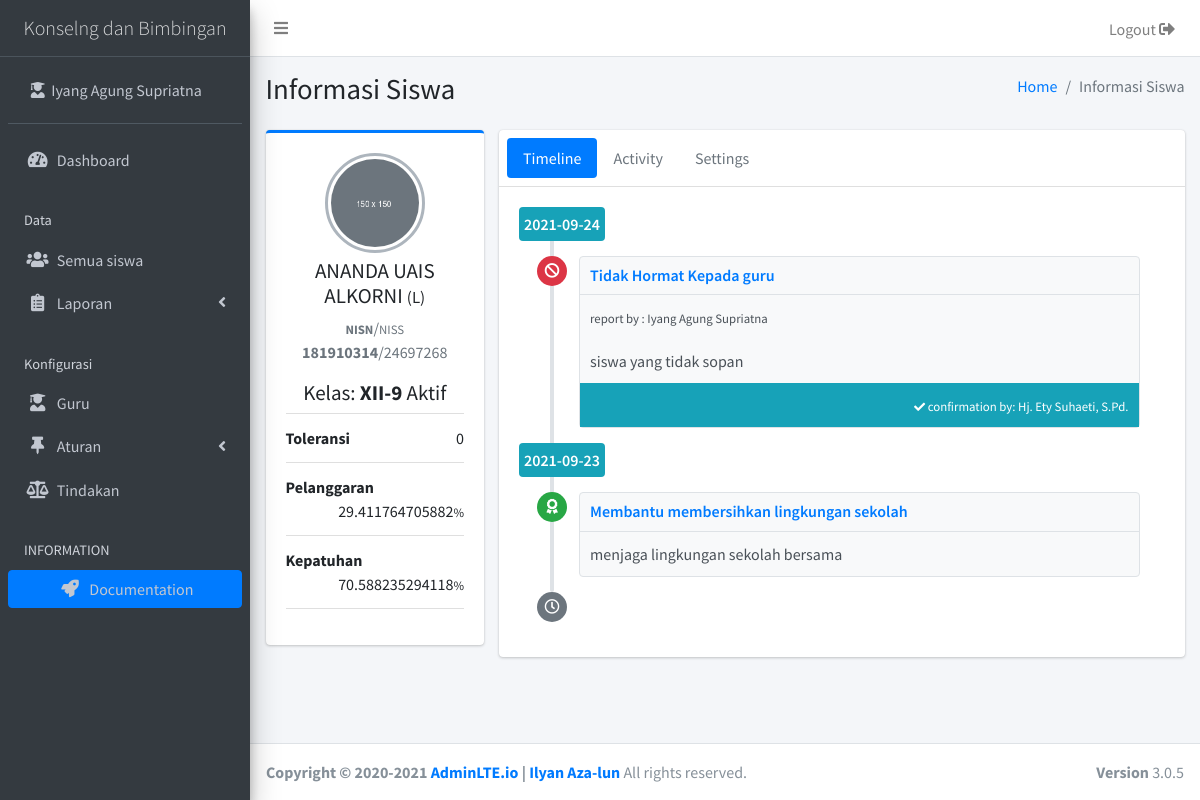
The page /students/info/24697268/ (signed in) on the database its author committed.
### tables this page shows
CREATE TABLE `tbl_configuration` (
  `variable` varchar(255) NOT NULL,
  `value` text NOT NULL
);

CREATE TABLE `tbl_student` (
  `NISS` bigint(20) DEFAULT NULL,
  `NISN` bigint(20) DEFAULT NULL,
  `fullname` varchar(40) DEFAULT NULL,
  `gender` varchar(1) DEFAULT NULL,
  `class` varchar(6) DEFAULT NULL,
  `photo` varchar(255) DEFAULT NULL,
  `status` tinyint(1) NOT NULL DEFAULT 1,
  `counseling` tinyint(1) NOT NULL DEFAULT 0
);

CREATE TABLE `tbl_reporting` (
  `id` varchar(255) NOT NULL,
  `id_behavior` varchar(255) NOT NULL,
  `type` varchar(255) NOT NULL,
  `NISS` varchar(255) NOT NULL,
  `id_reporter` varchar(255) NOT NULL,
  `id_confirmation` varchar(255) NOT NULL,
  `message` text NOT NULL,
  `date` date NOT NULL
);

CREATE TABLE `tbl_criteria` (
  `id` varchar(255) NOT NULL,
  `name` varchar(255) NOT NULL,
  `type` varchar(255) NOT NULL,
  `weight` float NOT NULL
);

CREATE TABLE `tbl_teacher` (
  `NIP` int(11) NOT NULL,
  `homeroom_teacher` varchar(29) DEFAULT NULL,
  `class` varchar(32) DEFAULT NULL,
  `password` varchar(255) DEFAULT NULL
);

### _app/core/Controller.php (called while the page is built, shortened)
<?php
class Controller
{
	public function View($view, $data = []){
		require_once '_app/views/'.$view.'.php';
	}
	public function Model($model){
		return new $model;
	}
}

### _app/core/App.php (called while the page is built, shortened)
<?php
class App
{
	protected $method = 'index';
	protected $params = [];
	function __construct(){
		$url = $this->parseURL();
		if (isset($url[0])) {
			if (file_exists('_app/controllers/'.ucwords($url[0]).'.php')) {
				unset($url[0]);
			}
		}
		$this->controller = new $this->controller;
		if (isset($url[1])) {
			if (method_exists($this->controller, $url[1])) {
				$this->method = $url[1];
				unset($url[1]);
			}
		}
		if (!empty($url)) {
			$this->params = array_values($url);
		}
		call_user_func_array([$this->controller, $this->method], $this->params);
	}
	public function parseURL(){
		if(isset($_GET['url'])){
			$url = rtrim($_GET['url'],'/');
			$url = filter_var($url, FILTER_SANITIZE_URL);
			$url = explode('/', $url);
			return $url;
		}
	}
}

### index.php (called while the page is built, shortened)
<?php
	require_once '_app/init.php';
	new App;

### _app/init.php (called while the page is built, shortened)
<?php
	spl_autoload_register(function($class){
		$class = explode('\\', $class);
		$class = end($class);
	});

### _app/core/Database.php (called while the page is built, shortened)
<?php
class Database{
	private $host = DB_HOST;
	private $user = DB_USER;
	private $pass = DB_PASS;
	private $name = DB_NAME;
	private $dbh;
	private $stmt;
	public function __construct(){
		$dsn     = 'mysql:host='.$this->host.';dbname='.$this->name;
		$options = [
			PDO::ATTR_PERSISTENT =>true,
			PDO::ATTR_ERRMODE => PDO::ERRMODE_EXCEPTION
		];
		try {
			$this->dbh = new PDO($dsn, $this->user, $this->pass, $options);
		} catch (PDOException $e) {
			die($e->getMessage());
		}
	}
	public function query($query){
		$this->stmt = $this->dbh->prepare($query);
	}
	public function bind($param, $value, $type = null){
		if (is_null($type)) {
			switch (true) {
				default:
					$type = PDO::PARAM_STR;
					break;
			}
		}
		$this->stmt->bindValue($param, $value, $type);
	}
	public function execute(){
		$this->stmt->execute();
	}
	public function resultSet(){
		return $this->stmt->fetchAll(PDO::FETCH_ASSOC);
	}
}

### _app/models/M_home.php (called while the page is built, shortened)
<?php
class M_home{
	private $db;
	function __construct(){
		$this->db = new Database;
	}
	public function load_configuration(){
		$this->db->query('SELECT * FROM tbl_configuration');
		$this->db->execute();
		return $this->db->resultSet();
	}
}

### _app/models/M_students.php (called while the page is built, shortened)
<?php
class M_students
{
	private $db;
	function __construct(){
		$this->db = new Database;
	}
	public function select_studentBy_NISN($NISS)
	{
		$sql = 'SELECT
					`NISN`,
					`NISS`,
					`fullname`,
					`gender`,
					`class`,
					`photo`,
					`status`,
					`counseling`
				FROM `tbl_student`
				WHERE `NISS` = :NISS ';
		$sql .= ( $_SESSION['user']['class'] !== "staff") ? 'AND `class` =\''.$_SESSION['user']['class'].'\';' : ';';
		$this->db->query($sql);
		$this->db->bind('NISS',$NISS);
		$this->db->execute();
		return $this->db->single();
	}
}

### _app/models/M_report.php (called while the page is built, shortened)
<?php
class M_report
{
	private $db;
	function __construct(){
		$this->db = new Database;
	}
	public function select_reportBy_NISS($NISS)
	{
		$this->db->query('
			SELECT
				  `report`.`id`
			    , `report`.`id_behavior`
			    , `criteria`.`name`
			    , `report`.`type`
			    , `report`.`NISS`
			    , `report`.`message`
			    , `student`.`fullname`
			    , `student`.`class`
			    , `teacher_reporter`.`homeroom_teacher` AS `reporter`
			    , `teacher_confirmation`.`homeroom_teacher` AS `confirmation`
			    , `report`.`date`
			FROM tbl_reporting `report`
			JOIN tbl_criteria `criteria` ON `report`.id_behavior = `criteria`.id
			JOIN tbl_student `student` ON `report`.NISS = `student`.NISS
			JOIN tbl_teacher `teacher_reporter` ON `report`.id_reporter = `teacher_reporter`.NIP
			JOIN tbl_teacher `teacher_confirmation` ON `report`.id_confirmation = `teacher_confirmation`.NIP
			WHERE `report`.NISS = :NISS');
		$this->db->bind('NISS', $NISS);
		$this->db->execute();
		return $this->db->resultSet();
	}
	public function select_report_date($NISS)
	{
		$this->db->query('
			SELECT `id`, `date` FROM tbl_reporting WHERE NISS = :NISS GROUP BY date DESC');
		$this->db->bind('NISS', $NISS);
		$this->db->execute();
		return $this->db->resultSet();
	}
	public function select_typeCriteriaAnd_value($NISS)
	{
		$this->db->query("
			SELECT
		 	(SELECT COUNT(tbl_reporting.type) FROM tbl_reporting WHERE tbl_reporting.type = 'tolerance' AND tbl_reporting.NISS = :NISS) as total_tolerance
			,(SELECT SUM(tbl_criteria.weight) FROM tbl_reporting
			    JOIN tbl_criteria ON tbl_reporting.id_behavior = tbl_criteria.id
			 WHERE tbl_reporting.type = 'violation' AND tbl_reporting.NISS = :NISS) as total_violation
			,(SELECT SUM(tbl_criteria.weight) FROM tbl_reporting
			    JOIN tbl_criteria ON tbl_reporting.id_behavior = tbl_criteria.id
			  WHERE tbl_reporting.type = 'dutiful' AND tbl_reporting.NISS = :NISS) as total_dutiful
			FROM `tbl_reporting` WHERE tbl_reporting.NISS = :NISS GROUP BY tbl_reporting.NISS;");
		$this->db->bind('NISS', $NISS);
		$this->db->execute();
		return $this->db->single();
	}
}

### _app/views/student/info.php (the view, shortened to what this page needs)
<?php
function countPersentase($type, $data){
  $result = (!empty($data)) ? ((int)$data[$type]*100)/((int)$data['total_violation']+(int)$data['total_dutiful']) : 'Null' ;
  return $result;
}
?>
<section class="content">
  <div class="container-fluid">
    <div class="row">
      <div class="col-3 col-lg-3 col-sm-5">
        <div class="card card-primary card-outline">
          <div class="card-body box-profile">
            <div class="text-center">
              <img class="profile-user-img img-fluid img-circle"
              src="<?=($data['student']['photo']!='')?BASEURL.'/'.$data['student']['photo']:BASEURL.'/_assets/dist/img/default-150x150.png'?>"
              style="width: 100px; height: 100px" alt="User profile picture">
            </div>
            <h3 class="profile-username text-center"><?=$data['student']['fullname']?> <small>(<?=$data['student']['gender']?>)</small></h3>
            <p class="text-muted text-center"><small><b>NISN</b></small>/<small>NISS</small> <b><?=$data['student']['NISN']?></b>/<?=$data['student']['NISS']?></p>
            <h4 class="profile-username text-center">Kelas: <b><?=$data['student']['class']?></b><?=($data['student']['status']==="1")?' Aktif':' Pindah'?></h4>
            <ul class="list-group list-group-unbordered mb-3">
              <li class="list-group-item">
                <b>Toleransi</b> <a class="float-right"><?=($data['type'])?$data['type']['total_tolerance']:'Null'?></a>
              </li>
              <li class="list-group-item">
                <b>Pelanggaran</b> <a class="float-right"><?=@countPersentase('total_violation', @$data['type'])?><small>%</small></a>
              </li>
              <li class="list-group-item">
                <b>Kepatuhan</b> <a class="float-right"><?=@countPersentase('total_dutiful', @$data['type'])?><small>%</small></a>
              </li>
            </ul>
          </div>
        </div>
      </div>
      <div class="col-9 col-lg-9 col-sm-7">
        <div class="card">
          <div class="card-header p-2">
            <ul class="nav nav-pills">
              <li class="nav-item"><a class="nav-link active" href="#timeline" data-toggle="tab">Timeline</a></li>
              <li class="nav-item"><a class="nav-link" href="#activity" data-toggle="tab">Activity</a></li>
              <li class="nav-item"><a class="nav-link" href="#settings" data-toggle="tab">Settings</a></li>
            </ul>
          </div>
          <div class="card-body">
            <div class="tab-content">
              <div class="active tab-pane" id="timeline">
                <div class="timeline timeline-inverse">
                  <?php if (!empty($data['report'])): ?>
                  <?php foreach ($data['date'] as $keys => $values): ?>
                    <div class="time-label">
                      <span class="bg-info">
                        <?=$values['date']?>
                      </span>
                    </div>
                    <?php foreach ($data['report'] as $key => $value): ?>
                      <?php if ($values['date']==$value['date']): ?>
                     <div>
                      <i class="fas fa-<?=($value['type']=='tolerance')?'exclamation-triangle':(($value['type']=='violation')?'ban':'award')?> bg-<?=($value['type']=='tolerance')?'warning':(($value['type']=='violation')?'danger':'success')?>"></i>
                      <div class="timeline-item">
                        <h3 class="timeline-header"><a href="<?=BASEURL?>/report/<?=$value['type']?>"><?=$value['name']?></a></h3>
                        <?php if ($value['type']=='violation'): ?>
                        <div class="timeline-body">
                          <small>report by : <?=$value['reporter']?></small>
                        </div>
                        <?php endif ?>
                        <?php if ($values['id']==$value['id']): ?>
                        <div class="timeline-body">
                          <?=$value['message']?>
                        </div>
                        <?php endif ?>
                        <?php if ($value['type']=='violation'): ?>
                        <div class="timeline-footer text-right bg-info">
                          <span><small><i class="fa fa-check fa-sm"></i> confirmation by: <?=$value['confirmation']?></small></span>
                        </div>
                        <?php endif ?>
                      </div>
                    </div>
                      <?php endif ?>
                    <?php endforeach ?>
                  <?php endforeach ?>
                  <?php endif ?>
                  <div>
                    <i class="far fa-clock bg-gray"></i>
                  </div>
                </div>
              </div>
            </div>
          </div>
        </div>
      </div>
    </div>
  </div>
</section>

### _app/views/components/sidebar.php (shortened to what this page needs)
  <link rel="stylesheet" href="<?=BASEURL?>/_assets/dist/css/adminlte.min.css">
</head>
<body class="hold-transition sidebar-mini layout-fixed pace-primary">
  <div class="wrapper">
    <nav class="main-header navbar navbar-expand navbar-white navbar-light">
      <ul class="navbar-nav">
        <li class="nav-item">
          <a class="nav-link" data-widget="pushmenu" href="#" role="button"><i class="fas fa-bars"></i></a>
        </li>
      </ul>
      <ul class="navbar-nav ml-auto">
        <li class="nav-item d-none d-sm-inline-block">
          <a data-toggle="modal" data-target="#logoutModal" class="btn nav-link">Logout <i class="fas fa-sign-out-alt"></i></a>
        </li>
      </ul>
    </nav>
    <aside class="main-sidebar sidebar-dark-primary elevation-4">
      <a href="<?=BASEURL?>/" class="brand-link text-center">
        <span class="brand-text font-weight-light"><?=$this->title?></span>
      </a>
      <div class="sidebar">
        <div class="user-panel mt-3 pb-3 mb-3 d-flex">
          <div class="image">
          </div>
          <div class="info">
            <a href="<?=BASEURL?>" class="d-block"><i class="fa fa-user-graduate"></i>&nbsp;&nbsp;<?=explode(',', $_SESSION['user']['homeroom_teacher'])[0]?></a>
          </div>
        </div>
        <nav class="mt-2">
          <ul class="nav nav-pills nav-sidebar flex-column" data-widget="treeview" role="menu" data-accordion="false">
           <li class="nav-item has-treeview">
            <a href="<?=BASEURL?>" class="nav-link">
              <i class="nav-icon fas fa-tachometer-alt"></i>
              <p>
                Dashboard
              </p>
            </a>
          </li>
          <li class="nav-header">Data</li>
          <?php if ($_SESSION['user']['class'] == "staff" ): ?>
            <li class="nav-item">
              <a href="<?=BASEURL?>/students/<?=base64_encode('all')?>" class="nav-link">
                <i class="nav-icon fas fa-users"></i>
                Semua siswa
              </a>
            </li>
            <?php endif ?>
            <li class="nav-item has-treeview">
              <a href="#" class="nav-link">
                <i class="nav-icon fa fa-clipboard-list"></i>
                <p>
                  Laporan
                  <i class="fas fa-angle-left right"></i>
                </p>
              </a>
            </li>
            <?php if ($_SESSION['user']['class'] == "staff" ): ?>
              <li class="nav-header">Konfigurasi</li>
              <li class="nav-item">
                <a href="<?=BASEURL?>/teacher" class="nav-link">
                 <i class="fa fa-user-graduate nav-icon"></i>
                 <p>Guru</p>
               </a>
             </li>
             <li class="nav-item has-treeview">
              <a href="#" class="nav-link">
                <i class="nav-icon fas fa-thumbtack"></i>
                <p>
                  Aturan
                  <i class="fas fa-angle-left right"></i>
                </p>
              </a>
            </li>
            <li class="nav-item">
                <a href="<?=BASEURL?>/action" class="nav-link">
                 <i class="fa fa-balance-scale nav-icon"></i>
                 <p>Tindakan</p>
               </a>
            </li>
          <?php endif ?>
          <li class="nav-header">INFORMATION</li>
          <li class="nav-item text-center">
            <a href="#" class="btn btn-primary btn-block">
              <i class="fa fa-rocket nav-icon"></i>
              Documentation
            </a>
          </li>
        </ul>
      </nav>
    </div>
  </aside>

### rows shown on the page
tbl_configuration: value "Konselng dan Bimbingan"
tbl_student: fullname "ANANDA UAIS ALKORNI", gender "L", NISN "181910314", NISS "24697268", class "XII-9"
tbl_reporting: date "2021-09-24", tbl_criteria.name "Tidak Hormat Kepada guru", tbl_teacher.homeroom_teacher "Iyang Agung Supriatna", message "siswa yang tidak sopan", tbl_teacher.homeroom_teacher "Hj. Ety Suhaeti, S.Pd."
tbl_reporting: date "2021-09-23", tbl_criteria.name "Membantu membersihkan lingkungan sekolah", message "menjaga lingkungan sekolah bersama"

### other values the page prints
explode(',', $_SESSION['user']['homeroom_teacher'])[0] "Iyang Agung Supriatna"
$this->page['title'] "Informasi Siswa"
$data['type']['total_tolerance'] "0"
